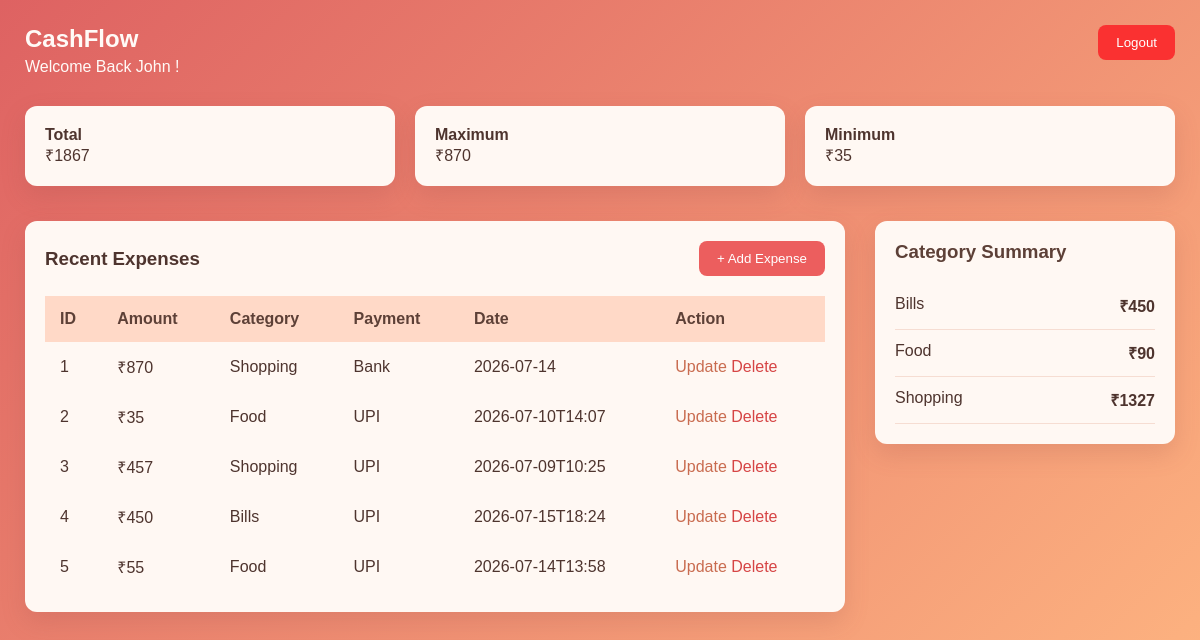
/home (signed in), run on the app's committed database.
### tables this page shows
CREATE TABLE EXPENSES(
        id INTEGER PRIMARY KEY AUTOINCREMENT,
        user_id INTEGER NOT NULL,
        amount INTEGER NOT NULL,
        category TEXT NOT NULL,
        payment_method TEXT NOT NULL,
        date TEXT NOT NULL,
        FOREIGN KEY(user_id) REFERENCES USERS(id)
    );

### expense.py (the view)
@app.route("/home")
def home():
    if "user_id" not in session:
        return redirect("/")
    user_id = session["user_id"]
    expenses = get_records(user_id)
    total = total_expense(user_id)
    maximum = max_expense(user_id)
    minimum = min_expense(user_id)
    category_data = expense_by_category(user_id)
    return render_template(
        "home.html",
        expenses=expenses,
        total=total,
        maximum=maximum,
        minimum=minimum,
        category_data=category_data,
        Name=session["username"]
    )

### analytics.py (called while the page is built)
def total_expense(user_id):
    conn = get_connection()
    cursor = conn.cursor()
    cursor.execute("""
        SELECT SUM(amount)
        FROM expenses
        WHERE user_id = ?
    """, (user_id,))
    total = cursor.fetchone()[0]
    conn.close()
    if total is None:
        return 0
    return total

def max_expense(user_id):
    conn = get_connection()
    cursor = conn.cursor()
    cursor.execute("""
    SELECT MAX(amount)
        FROM expenses
        WHERE user_id = ?
    """, (user_id,))
    max = cursor.fetchone()[0]
    return max

def min_expense(user_id):
    conn = get_connection()
    cursor = conn.cursor()
    cursor.execute("""
    SELECT MIN(amount)
        FROM expenses
        WHERE user_id = ?
    """, (user_id,))
    min = cursor.fetchone()[0]
    return min

def expense_by_category(user_id):
    conn = get_connection()
    cursor = conn.cursor()
    cursor.execute("""SELECT category, SUM(amount)
    FROM expenses
    WHERE user_id = ?
    GROUP BY category
    """,(user_id,))
    data = cursor.fetchall()
    conn.close()
    return data

### database.py (called while the page is built)
def get_connection():
    conn = sqlite3.connect("expenseTracker.db")
    conn.row_factory = sqlite3.Row
    return conn

def get_records(user_id):
    conn = get_connection()
    cursor = conn.cursor()
    cursor.execute(
        "SELECT * FROM EXPENSES WHERE user_id=?",
        (user_id,)
    )
    records = cursor.fetchall()
    conn.close()
    return records

### templates/home.html (shortened to what this page needs)
<!DOCTYPE html>
<html lang="en">
<head>
    <link rel="stylesheet" href="{{ url_for('static', filename='home2.css') }}">
</head>
<body>
    <header class="navbar">
        <div class="heading">
            <h2>CashFlow</h2>
            <p>Welcome Back {{Name}} !</p>
        </div>
        <form action="/logout">
            <button class="logout-btn" type="submit">
                Logout
            </button>
        </form>
    </header>
    <div class="stats">
        <div class="card">
            <h4>Total</h4>
            <p>₹{{ total }}</p>
        </div>
        <div class="card">
            <h4>Maximum</h4>
            <p>₹{{ maximum }}</p>
        </div>
        <div class="card">
            <h4>Minimum</h4>
            <p>₹{{ minimum }}</p>
        </div>
    </div>
    <div class="main-container">
        <div class="box">
            <div class="table-header">
                <h3>Recent Expenses</h3>
                <form action="/add">
                    <button class="add-btn" type="submit">
                        + Add Expense
                    </button>
                </form>
            </div>
            <table>
                <thead>
                    <tr>
                        <th>ID</th>
                        <th>Amount</th>
                        <th>Category</th>
                        <th>Payment</th>
                        <th>Date</th>
                        <th>Action</th>
                    </tr>
                </thead>
                <tbody>
                    {% for expense in expenses %}
                    <tr>
                        <td>{{ loop.index }}</td>
                        <td>₹{{ expense["amount"] }}</td>
                        <td>{{ expense["category"] }}</td>
                        <td>{{ expense["payment_method"] }}</td>
                        <td>{{ expense["date"] }}</td>
                        <td>
                            <a class="update-btn" href="/update/{{ expense['id'] }}">
                                Update
                            </a>
                            <a class="delete-btn" href="/delete/{{ expense['id'] }}">
                                Delete
                            </a>
                        </td>
                    </tr>
                    {% endfor %}
                </tbody>
            </table>
        </div>
        <div class="details">
            <h3>Category Summary</h3>
            {% for category, total in category_data %}
            <div class="category-item">
                <span>{{ category }}</span>
                <strong>₹{{ total }}</strong>
            </div>
            {% endfor %}
        </div>
    </div>
</body>
</html>

### static/home2.css (style rules this page uses)
* { margin:0; padding:0; box-sizing:border-box; }
body { padding:25px; font-family:Arial, Helvetica, sans-serif; background:linear-gradient(135deg,#de6262,#ffb882); min-height:100vh; color:#4e342e; }
.navbar { display:flex; justify-content:space-between; align-items:flex-start; margin-bottom:30px; }
.heading { display:flex; flex-direction:column; gap:5px; color:#fffaf7; }
.stats { display:flex; gap:20px; margin-bottom:35px; }
.card { flex:1; padding:20px; background:#fff8f3; border-radius:12px; box-shadow:0 10px 25px rgba(150,70,70,.18); transition:.3s ease; }
.main-container { display:flex; gap:30px; align-items:flex-start; }
.box { flex:3; background:#fff8f3; padding:20px; border-radius:12px; box-shadow:0 10px 25px rgba(150,70,70,.18); }
.table-header { display:flex; justify-content:space-between; align-items:center; margin-bottom:20px; }
table { width:100%; border-collapse:collapse; }
thead { background:#ffd9c7; color:#5d4037; }
th, td { padding:14px 15px; text-align:left; }
tbody tr { transition:.25s; }
.details { flex:1; background:#fff8f3; padding:20px; border-radius:12px; box-shadow:0 10px 25px rgba(150,70,70,.18); }
.details h3 { margin-bottom:20px; color:#5d4037; }
.category-item { display:flex; justify-content:space-between; padding:12px 0; border-bottom:1px solid #f6ddd2; transition:.25s; }
button, .add-btn, .logout-btn, .update-btn, .delete-btn { transition:.25s ease; }
button { border:none; border-radius:8px; padding:10px 18px; cursor:pointer; }
.add-btn { background:#ec5e5e; color:white; }
.logout-btn { background:#fa3131; color:white; }
.update-btn { color:#c96c50; text-decoration:none; }
.delete-btn { color:#d64545; text-decoration:none; }

### data on the page
EXPENSES: amount "870", category "Shopping", payment_method "Bank", date "2026-07-14"
EXPENSES: amount "35", category "Food", payment_method "UPI", date "2026-07-10T14:07"
EXPENSES: amount "457", category "Shopping", payment_method "UPI", date "2026-07-09T10:25"
EXPENSES: amount "450", category "Bills", payment_method "UPI", date "2026-07-15T18:24"
EXPENSES: amount "55", category "Food", payment_method "UPI", date "2026-07-14T13:58"

### other printed values
{{ Name }} "John"
{{ total }} "1867"
{{ maximum }} "870"
{{ minimum }} "35"
{{ category }} "Food" "Shopping"
{{ total }} "90" "1327"
